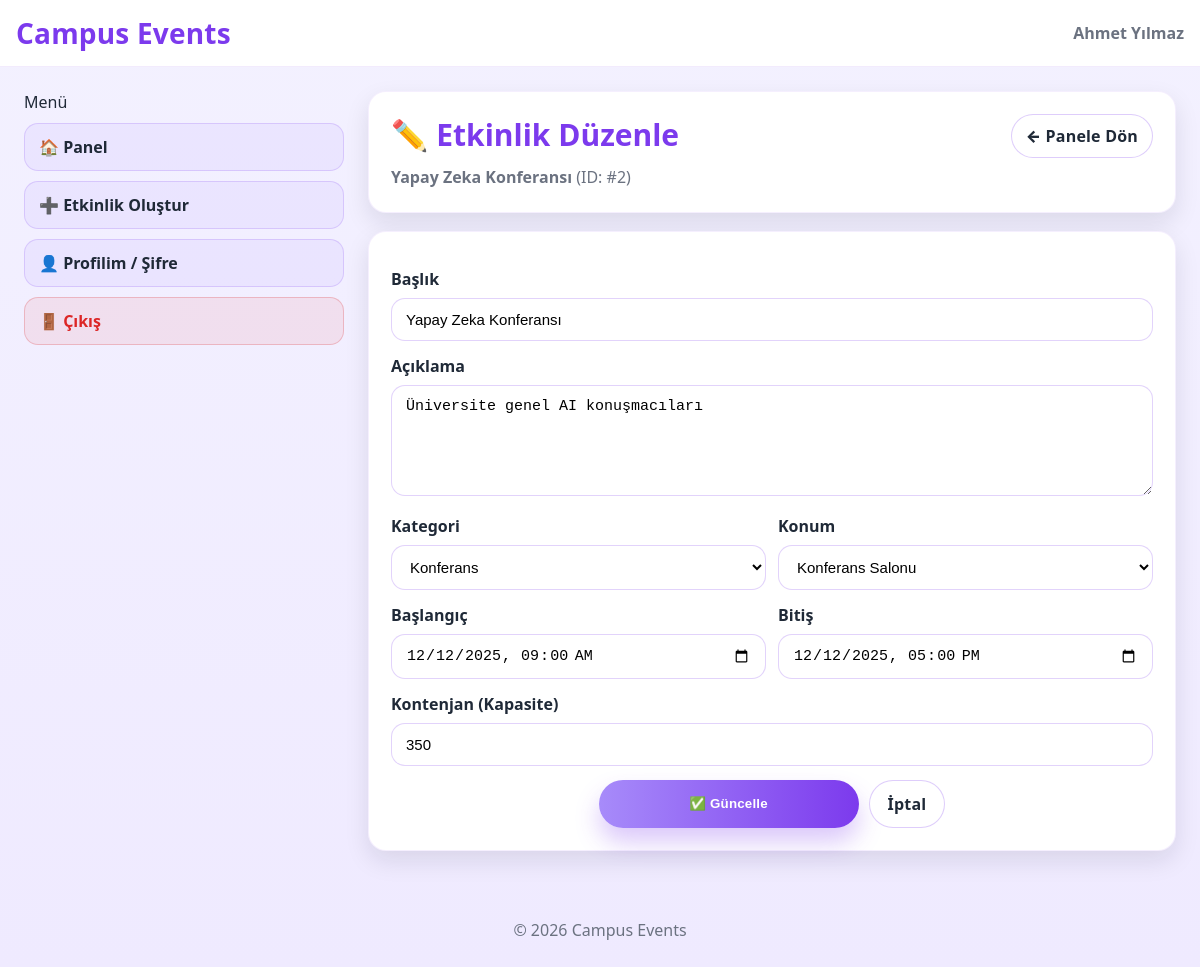
Screenshot of /campus_events/organizer/edit_event.php?event_id=2 (signed in) with the database file from the repository.
### tables this page shows
CREATE TABLE `events` (
  `event_id` int(11) NOT NULL,
  `category_id` int(11) NOT NULL,
  `location_id` int(11) NOT NULL,
  `event_title` varchar(150) NOT NULL,
  `event_description` text DEFAULT NULL,
  `start_datetime` datetime NOT NULL,
  `end_datetime` datetime NOT NULL,
  `capacity` int(11) NOT NULL,
  `available_seats` int(11) NOT NULL,
  `status` enum('planned','active','completed','cancelled') NOT NULL DEFAULT 'planned',
  `created_at` datetime NOT NULL DEFAULT current_timestamp()
);

CREATE TABLE `event_categories` (
  `category_id` int(11) NOT NULL,
  `category_name` varchar(100) NOT NULL,
  `description` varchar(255) DEFAULT NULL
);

CREATE TABLE `locations` (
  `location_id` int(11) NOT NULL,
  `location_name` varchar(100) NOT NULL,
  `building_name` varchar(100) DEFAULT NULL,
  `capacity` int(11) DEFAULT NULL,
  `room_number` varchar(50) DEFAULT NULL
);

### campus_events/organizer/edit_event.php (the view, shortened to what this page needs)
<?php
require "../config/db.php";
$eventId = (int)$_GET['event_id'];
$stmt = $pdo->prepare("SELECT * FROM events WHERE event_id = ?");
$stmt->execute([$eventId]);
$event = $stmt->fetch(PDO::FETCH_ASSOC);
$categories = $pdo->query("SELECT * FROM event_categories ORDER BY category_name")->fetchAll(PDO::FETCH_ASSOC);
$locations  = $pdo->query("SELECT * FROM locations ORDER BY location_name")->fetchAll(PDO::FETCH_ASSOC);
include "../partials/header.php";
include "../partials/menu.php";
?>
<div class="card card--soft" style="margin-bottom:18px;">
  <div class="card__body" style="display:flex; justify-content:space-between; gap:12px; flex-wrap:wrap;">
    <div>
      <h1 class="card__title">✏️ Etkinlik Düzenle</h1>
      <p class="card__subtitle">
        <b><?= htmlspecialchars($event['event_title'] ?? '-') ?></b> (ID: #<?= (int)$eventId ?>)
      </p>
    </div>
    <div>
      <a class="btn" href="dashboard.php"
         style="padding:10px 14px; border:1px solid rgba(124,58,237,.25); background:#fff; font-weight:900;">
        ← Panele Dön
      </a>
    </div>
  </div>
</div>
<div class="card card--soft" style="margin-bottom:18px;">
  <div class="card__body">
    <form method="post">
      <label class="label">Başlık</label>
      <input class="input" type="text" name="event_title" value="<?= htmlspecialchars($event['event_title'] ?? '') ?>" required>
      <label class="label">Açıklama</label>
      <textarea class="input" name="event_description" rows="5" required><?= htmlspecialchars($event['event_description'] ?? '') ?></textarea>
      <div style="display:grid; grid-template-columns: 1fr 1fr; gap:12px;">
        <div>
          <label class="label">Kategori</label>
          <select class="input" name="category_id" required>
            <?php foreach ($categories as $c): ?>
              <option value="<?= (int)$c['category_id'] ?>" <?= ((int)$c['category_id'] === (int)$event['category_id']) ? 'selected' : '' ?>>
                <?= htmlspecialchars($c['category_name']) ?>
              </option>
            <?php endforeach; ?>
          </select>
        </div>
        <div>
          <label class="label">Konum</label>
          <select class="input" name="location_id" required>
            <?php foreach ($locations as $l): ?>
              <option value="<?= (int)$l['location_id'] ?>" <?= ((int)$l['location_id'] === (int)$event['location_id']) ? 'selected' : '' ?>>
                <?= htmlspecialchars($l['location_name']) ?>
              </option>
            <?php endforeach; ?>
          </select>
        </div>
      </div>
      <div style="display:grid; grid-template-columns: 1fr 1fr; gap:12px;">
        <div>
          <label class="label">Başlangıç</label>
          <input class="input" type="datetime-local" name="start_datetime"
                 value="<?= !empty($event['start_datetime']) ? date('Y-m-d\TH:i', strtotime($event['start_datetime'])) : '' ?>" required>
        </div>
        <div>
          <label class="label">Bitiş</label>
          <input class="input" type="datetime-local" name="end_datetime"
                 value="<?= !empty($event['end_datetime']) ? date('Y-m-d\TH:i', strtotime($event['end_datetime'])) : '' ?>" required>
        </div>
      </div>
      <label class="label">Kontenjan (Kapasite)</label>
      <input class="input" type="number" name="capacity" min="1" value="<?= (int)($event['capacity'] ?? 10) ?>" required>
      <div class="actions-center" style="gap:10px; margin-top:14px;">
        <button class="btn btn-primary btn-wide" type="submit">✅ Güncelle</button>
        <a class="btn" href="dashboard.php"
           style="border:1px solid rgba(124,58,237,.25); background:#fff; font-weight:900;">
          İptal
        </a>
      </div>
    </form>
  </div>
</div>
<?php include "../partials/footer.php"; ?>

### campus_events/assets/css/style.css (style rules this page uses)
:root { --bg1:#f3f1ff; --bg2:#efeaff; --card:#ffffff; --text:#1f2937; --muted:#6b7280; --primary:#7c3aed; --primary2:#a78bfa; --border:#e6e1ff; --success:#16a34a; --danger:#dc2626; --warning:#f59e0b; --shadow: 0 20px 50px rgba(17, 24, 39, 0.12); --shadow-sm: 0 10px 25px rgba(17, 24, 39, 0.10); --radius:18px; --radius-sm:14px; }
* { box-sizing:border-box; }
html,body { height:100%; }
body { margin:0; font-family: system-ui, -apple-system, Segoe UI, Roboto, Arial, sans-serif; color:var(--text); background: linear-gradient(180deg, var(--bg1), var(--bg2)); }
a { color:inherit; text-decoration:none; }
.card { background: var(--card); border-radius: var(--radius); box-shadow: var(--shadow); border: 1px solid rgba(124, 58, 237, 0.08); }
.card--soft { box-shadow: var(--shadow-sm); }
.card__body { padding: 22px 22px; }
.card__title { display:flex; align-items:center; gap:10px; font-size: 30px; font-weight: 800; color: var(--primary); margin: 0 0 10px; }
.card__subtitle { margin:0; color: var(--muted); line-height: 1.55; }
.label { display:block; font-weight: 700; margin: 14px 0 8px; }
.input, select, textarea { width:100%; padding: 12px 14px; border-radius: 14px; border: 1px solid rgba(124, 58, 237, 0.22); outline:none; background:#fff; font-size: 15px; }
.btn { display:inline-flex; align-items:center; justify-content:center; gap:10px; padding: 12px 18px; border-radius: 999px; border: none; cursor:pointer; font-weight: 800; letter-spacing: .2px; }
.btn-primary { color:#fff; background: linear-gradient(90deg, var(--primary2), var(--primary)); box-shadow: 0 14px 25px rgba(124, 58, 237, 0.28); }
.btn-wide { width: 260px; max-width: 100%; }
.actions-center { display:flex; justify-content:center; margin-top: 18px; }
.card { margin-bottom: 18px; }

### rows the page displays
events: event_title "Yapay Zeka Konferansı", event_description "Üniversite genel AI konuşmacıları", category_id "Konferans", location_id "Konferans Salonu", start_datetime "12/12/2025 09:00", end_datetime "12/12/2025 17:00", capacity "350"

### other values shown
$_SESSION['user_name'] "Ahmet Yılmaz"
$it['label'] "🏠 Panel"
$it['label'] "➕ Etkinlik Oluştur"
$it['label'] "👤 Profilim / Şifre"
$eventId "2"
